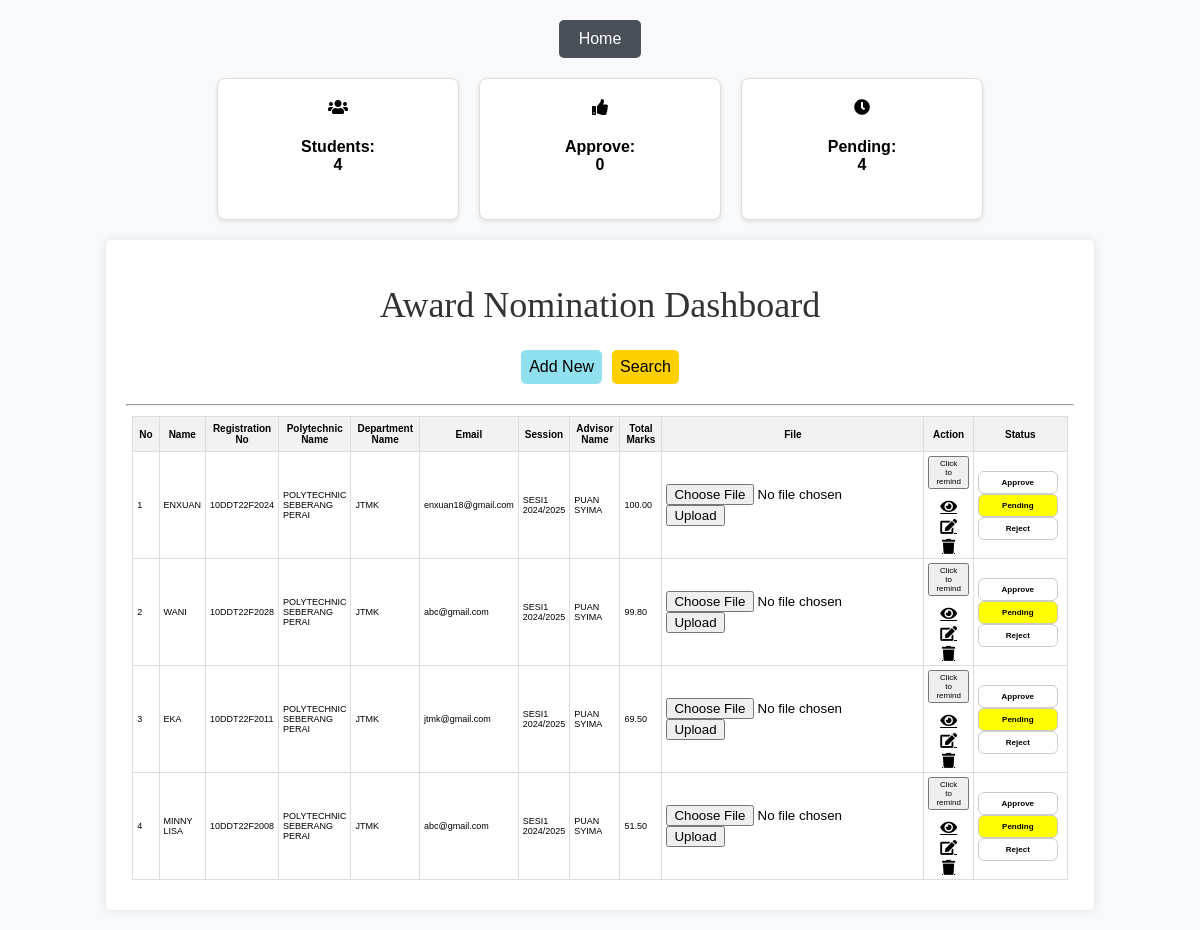
Page /tableindex.php on the committed database.
### tables this page shows
CREATE TABLE `scoring` (
  `id` int(11) NOT NULL,
  `name` varchar(100) NOT NULL,
  `created_at` timestamp NOT NULL DEFAULT current_timestamp() ON UPDATE current_timestamp(),
  `reg_no` varchar(50) NOT NULL,
  `poly_name` varchar(100) NOT NULL,
  `dept_name` varchar(50) NOT NULL,
  `class` varchar(50) NOT NULL,
  `email` varchar(100) NOT NULL,
  `ic_no` varchar(20) NOT NULL,
  `phone_no` varchar(20) NOT NULL,
  `session` varchar(50) NOT NULL,
  `advisor_name` varchar(100) NOT NULL,
  `hpnm` decimal(4,2) NOT NULL,
  `calculated_mark` decimal(5,2) NOT NULL,
  `org_program` varchar(255) NOT NULL,
  `calculate1_mark` decimal(5,2) NOT NULL,
  `program_name` varchar(255) NOT NULL,
  `calculate2_mark` decimal(5,2) NOT NULL,
  `program_name3` varchar(255) NOT NULL,
  `calculate_k3_mark` decimal(5,2) NOT NULL,
  `image` varchar(255) NOT NULL,
  `uploaded_file` varchar(255) NOT NULL,
  `total_mark` decimal(5,2) NOT NULL,
  `status` enum('pending','approved','rejected') NOT NULL DEFAULT 'pending'
);

### tableindex.php (the view, shortened to what this page needs)
<?php
include 'scoring_conn.php';
$totalStudentsSql = "SELECT COUNT(*) as total FROM scoring";
$totalStudentsResult = mysqli_query($connection, $totalStudentsSql);
$totalStudentsRow = mysqli_fetch_assoc($totalStudentsResult);
$totalStudents = $totalStudentsRow['total'];
?>
<!DOCTYPE html>
<html lang="en">
<head>
    <link rel="stylesheet" href="tableindex.css">
    <link rel="stylesheet" href="https://cdnjs.cloudflare.com/ajax/libs/font-awesome/5.15.4/css/all.min.css">
    <div class="home-button" style="margin: 20px;">
        <a href="mainpage.php" class="btn btn-home">Home</a>
    </div>
</head>
<body>
    <section class="skills-section">
        <div class="main-skills">
            <div class="card">
                <i class="fas fa-users"></i>
                <h4>Students: <br><span id="studentCount"><?php echo $totalStudents; ?></span></h4>
            </div>
            <div class="card">
                <i class="fas fa-thumbs-up"></i>
                <h4>Approve: <br><span id="approveCount"></span></h4>
            </div>
            <div class="card">
                <i class="fas fa-clock"></i>
                <h4>Pending: <br><span id="pendingCount"></span></h4>
            </div>
        </div>
    </section>
    <div class="intro">
        <h1>Award Nomination Dashboard</h1>
        <div class="btn-group" role="group">
            <a href="scoring.php" class="btn btn-add">Add New</a>
            <a href="search.php" class="btn btn-search">Search</a>
        </div>
        <hr>
        <div class="table-responsive">
            <table class="table table-bordered table-striped">
                <thead>
                    <tr>
                        <th>No</th>
                        <th>Name</th>
                        <th>Registration No</th>
                        <th>Polytechnic Name</th>
                        <th>Department Name</th>
                        <th>Email</th>
                        <th>Session</th>
                        <th>Advisor Name</th>
                        <th>Total Marks</th>
                        <th>File</th>
                        <th>Action</th>
                        <th>Status</th>
                    </tr>
                </thead>
                <tbody>
                    <?php
                    $sql = "SELECT * FROM scoring";
                    $get_scoringlist = mysqli_query($connection, $sql);
                    $rowcount = mysqli_num_rows($get_scoringlist);
                    $no = 1;
                    if ($rowcount > 0) {
                        while ($row = mysqli_fetch_assoc($get_scoringlist)) {
                            $name = htmlspecialchars($row['name']);
                            $reg_no = htmlspecialchars($row['reg_no']);
                            $poly_name = htmlspecialchars($row['poly_name']);
                            $dept_name = htmlspecialchars($row['dept_name']);
                            $email = htmlspecialchars($row['email']);
                            $session = htmlspecialchars($row['session']);
                            $advisor_name = htmlspecialchars($row['advisor_name']);
                            $total_mark = htmlspecialchars($row['total_mark']);
                            $image = isset($row['image']) ? htmlspecialchars($row['image']) : null;
                            $id = $row['id'];
                    ?>
                        <tr>
                            <td><?php echo $no; ?></td>
                            <td><?php echo strtoupper($name); ?></td>
                            <td><?php echo strtoupper($reg_no); ?></td>
                            <td><?php echo strtoupper($poly_name); ?></td>
                            <td><?php echo strtoupper($dept_name); ?></td>
                            <td><?php echo $email; ?></td>
                            <td><?php echo strtoupper($session); ?></td>
                            <td><?php echo strtoupper($advisor_name); ?></td>
                            <td><?php echo strtoupper($total_mark); ?></td>
<td>
    <?php if ($image): ?>
        <img src="uploads/<?php echo $image; ?>" alt="File" width="50">
        <br>
        <a href="uploads/<?php echo $image; ?>" target="_blank">View File</a>
    <?php else: ?>
        <form id="uploadForm_<?php echo $id; ?>" enctype="multipart/form-data">
            <input type="file" id="fileInput_<?php echo $id; ?>" name="file" accept=".png, .jpg, .jpeg, .pdf" required>
            <button type="submit" onclick="uploadFile(event, <?php echo $id; ?>)">Upload</button>
        </form>
    <?php endif; ?>
</td>
                            <td>
                                <form action="https://api.web3forms.com/submit" method="POST" style="display: inline;">
                                    <button type="submit" class="btn-confirm">Click to remind</button>
                                </form>
                                <div class="icon-container">
                                    <a href="view.php?id=<?php echo $id; ?>" class="btn btn-second">
                                        <i class="fas fa-eye"></i>
                                    </a>
                                    <a href="edit.php?id=<?php echo $id; ?>" class="btn btn-primary">
                                        <i class="fas fa-edit"></i>
                                    </a>
                                    <a href="delete.php?id=<?php echo $id; ?>" class="btn btn-danger">
                                        <i class="fas fa-trash"></i>
                                    </a>
                                </div>
                            </td>
                            <td>
                                <button class="status-button btn-approve" onclick="setStatus(this, 'approve')">Approve</button>
                                <button class="status-button btn-pending" onclick="setStatus(this, 'pending')">Pending</button>
                                <button class="status-button btn-reject" onclick="setStatus(this, 'reject')">Reject</button>
                            </td>
                        </tr>
                    <?php
                            $no++;
                        }
                    } else {
                        echo "<tr><td colspan='12'>No entries found</td></tr>";
                    }
                    ?>
                </tbody>
            </table>
        </div>
    </div>
</body>
</html>

### tableindex.css (style rules this page uses)
body { font-family: Arial, sans-serif; background-color: #f8f9fa; }
.intro { width: 80%; margin: 20px auto; background-color: #fff; padding: 20px; border-radius: 5px; box-shadow: 0 0 10px rgba(0, 0, 0, 0.1); }
.intro h1 { font-family: 'Georgia', serif; font-size: 36px; font-weight: 300; color: #333; text-align: center; }
.table { margin: 10px auto; width: 90%; border-collapse: collapse; overflow-x: auto; }
th, td { font-size: 9px; text-align: left; padding: 4px; border: 1px solid #ddd; }
th { background-color: #f2f2f2; font-weight: bold; }
.table thead th { padding: 6px; font-size: 10px; text-align: center; vertical-align: middle; }
.btn-group { display: flex; justify-content: center; margin: 20px 0; gap: 10px; }
.btn-add, .btn-search { font-size: 16px; text-decoration: none; padding: 8px; border-radius: 5px; border: none; cursor: pointer; color: #fff; }
.btn-add { background-color: #90e0ef; color: black; }
.btn-search { background-color: #ffd000; color: black; }
.icon-container { display: flex; flex-direction: column; align-items: center; margin-top: 5px; }
.icon-container a { margin-top: 5px; font-size: 15px; color: black; display: inline-flex; align-items: center; }
.btn-confirm { font-size: 8px; }
.home-button { display: flex; justify-content: center; margin-bottom: 20px; }
.btn-home { background-color: #495057; color: white; padding: 10px 20px; text-decoration: none; border-radius: 5px; transition: background-color 0.3s; }
.skills-section { display: flex; justify-content: center; margin-top: 20px; }
.main-skills { display: flex; gap: 20px; }
.card { background-color: #fff; border: 1px solid #ddd; border-radius: 8px; padding: 20px; text-align: center; box-shadow: 0 2px 4px rgba(0, 0, 0, 0.1); transition: transform 0.2s; width: 200px; height: 100px; }
.status-button { border: none; padding: 6px 10px; border-radius: 6px; cursor: pointer; color: white; font-weight: bold; font-size: 8px; margin-right: 5px; transition: background-color 0.3s; width: 80px; }
.btn-approve { background-color: green; }
.btn-pending { background-color: yellow; color: black; }
.btn-reject { background-color: red; }

### tableindex.php (style rules this page uses)
.status-button { background-color: transparent; color: #000; border: 1px solid #ccc; cursor: pointer; }
.status-button.active { background-color: green; color: #fff; }
.status-button.btn-pending.active { background-color: yellow; color: #000; }

### rows in the picture
scoring: name "ENXUAN", reg_no "10DDT22F2024", poly_name "POLYTECHNIC SEBERANG PERAI", dept_name "JTMK", email "enxuan18@gmail.com", session "SESI1 2024/2025", advisor_name "PUAN SYIMA", total_mark "100.00"
scoring: name "WANI", reg_no "10DDT22F2028", poly_name "POLYTECHNIC SEBERANG PERAI", dept_name "JTMK", email "abc@gmail.com", session "SESI1 2024/2025", advisor_name "PUAN SYIMA", total_mark "99.80"
scoring: name "EKA", reg_no "10DDT22F2011", poly_name "POLYTECHNIC SEBERANG PERAI", dept_name "JTMK", email "jtmk@gmail.com", session "SESI1 2024/2025", advisor_name "PUAN SYIMA", total_mark "69.50"
scoring: name "MINNY LISA", reg_no "10DDT22F2008", poly_name "POLYTECHNIC SEBERANG PERAI", dept_name "JTMK", email "abc@gmail.com", session "SESI1 2024/2025", advisor_name "PUAN SYIMA", total_mark "51.50"

### other values in the picture
$totalStudents "4"
